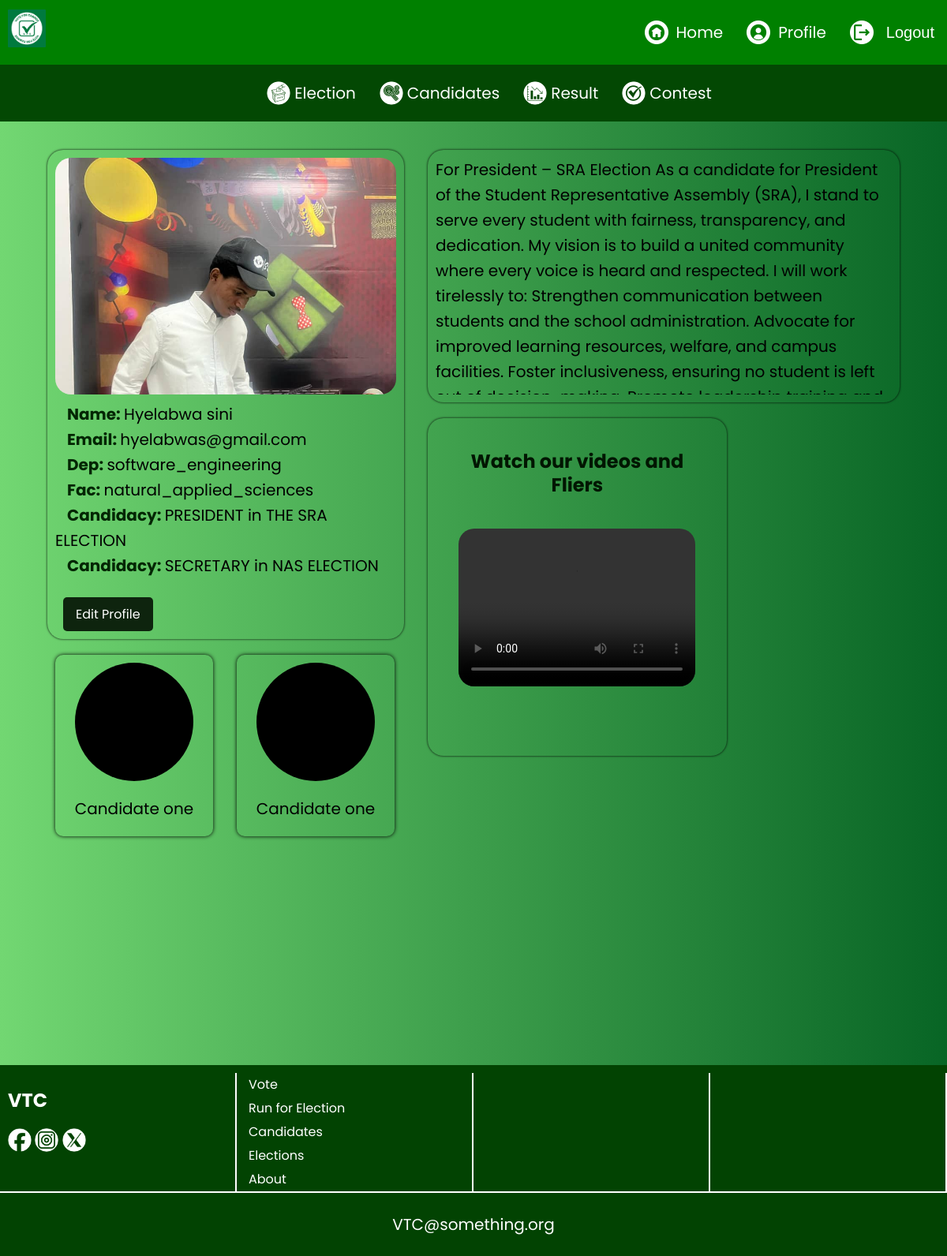
The page /VTC/profile/1 (signed in) on the database its author committed.
### votingApp/models.py (models this page shows, shortened)
class Candidacy(models.Model):
    candidate = models.ForeignKey(Candidate, on_delete=models.CASCADE)
    position = models.ForeignKey(Position, on_delete=models.CASCADE)
    election = models.ForeignKey(Election, on_delete=models.CASCADE, editable=False, null=True, blank=True)
    date_registered = models.DateField(auto_now_add=True)
    class Meta:
        constraints = [
            models.UniqueConstraint(
                fields=["candidate", "position"],
                name="candidacy_constraints"
            ),
            models.UniqueConstraint(
                fields=["candidate", "election"],
                name="election_constraints"
            )
        ]
        verbose_name="Candidacy"

class Candidate(models.Model):
    student = models.OneToOneField(Student, on_delete=models.CASCADE, related_name="candidate_profile")
    manifesto = models.TextField()
    image = models.ImageField(null=True, blank=True, upload_to="images/")
    video = models.FileField(null=True, blank=True, upload_to="videos/", validators=[validate_video])
    positions = models.ManyToManyField(Position, through="Candidacy")
    ig_url = models.CharField(max_length=500, blank=True, null=True)
    x_url = models.CharField(max_length=500, blank=True, null=True)
    snap_url = models.CharField(max_length=500, blank=True, null=True)

class Position(models.Model):
    election = models.ForeignKey(Election, on_delete=models.CASCADE, related_name="positions")
    title = models.CharField(max_length=200)

class Election(models.Model):
    title = models.CharField(max_length=200, verbose_name="Election Title")
    scope = models.CharField(max_length=500, choices=scope_list, default="school")
    department = models.CharField(max_length=100, null=True, blank=True, choices=Student.department_list)
    faculty = models.CharField(max_length=100, null=True, blank=True, choices=Student.faculty_list)
    description = models.TextField(blank=True, verbose_name="Description")
    start_date = models.DateTimeField(verbose_name="Start Date")
    end_date = models.DateTimeField(verbose_name="End Date")
    is_active = models.BooleanField(default=True, verbose_name="Is Active")
    class Meta:
        verbose_name = "Election"
        verbose_name_plural = "Elections"
        ordering = ["-start_date"]

### members/models.py (models this page shows, shortened)
class Student(AbstractUser):
    faculty_list = [
    ("education", "College of Education"),
    ("theology", "Ecclesiastical Faculty of Theology"),
    ("engineering", "Faculty of Engineering"),
    ("health_sciences", "Faculty of Health Sciences"),
    ("humanities", "Faculty of Humanities"),
    ("law", "Faculty of Law"),
    ("management_sciences", "Faculty of Management Sciences"),
    ("medical_sciences", "Faculty of Medical Sciences"),
    ("natural_applied_sciences", "Faculty of Natural & Applied Sciences"),
    ("pharmaceutical_sciences", "Faculty of Pharmaceutical Sciences"),
    ("social_sciences", "Faculty of Social Sciences"),
]
    department_list = [
        ("biology_education", "Biology Education"),
        ("business_education", "Business Education"),
        ("chemistry_education", "Chemistry Education"),
        ("computer_science_education", "Computer Science Education"),
        ("economics_education", "Economics Education"),
        ("educational_management", "Educational Management"),
        ("english_education", "English Education"),
        ("guidance_and_counseling", "Guidance And Counseling"),
        ("library_and_information_science", "Library And Information Science"),
        ("physics_education", "Physics Education"),
        ("religious_education", "Religious Education"),
        ("social_studies_education", "Social Studies Education"),
        ("sacred_theology", "Sacred Theology"),
        ("theology", "Theology"),
        ("beng_computer_engineering", "B.Eng Computer Engineering"),
        ("beng_electrical_electronic_engineering", "B.Eng Electrical & Electronic Engineering"),
        ("medical_laboratory_sciences", "Medical Laboratory Sciences"),
        ("nursing", "Nursing"),
        ("english_literary_studies", "English & Literary Studies"),
        ("history_international_relations", "History & International Relations"),
        ("philosophy", "Philosophy"),
        ("religious_studies", "Religious Studies"),
        ("sacred_philosophy", "Sacred Philosophy"),
        ("law", "Law"),
        ("public_international_law", "Public & International Law"),
        ("accounting", "Accounting"),
        ("banking_finance", "Banking & Finance"),
        ("business_administration", "Business Administration"),
        ("entrepreneurial_studies", "Entrepreneurial Studies"),
        ("marketing_advertising", "Marketing & Advertising"),
        ("public_administration", "Public Administration"),
        ("anatomy", "Anatomy"),
        ("medicine_and_surgery", "Medicine and Surgery"),
        ("physiology", "Physiology"),
        ("applied_mathematics", "Applied Mathematics"),
        ("applied_microbiology", "Applied Microbiology"),
        ("biochemistry", "Biochemistry"),
        ("botany", "Botany"),
        ("computer_science", "Computer Science"),
        ("industrial_chemistry", "Industrial Chemistry"),
        ("physics_electronics", "Physics with Electronics"),
        ("software_engineering", "Software Engineering"),
        ("zoology", "Zoology"),
        ("pharmacy", "Pharmacy"),
        ("economics", "Economics"),
        ("mass_communication", "Mass Communication"),
        ("peace_conflict_studies", "Peace and Conflict Studies"),
        ("political_science_diplomacy", "Political Science & Diplomacy"),
    ]
    department_map = {
    "education": [
        "biology_education", "business_education", "chemistry_education",
        "computer_science_education", "economics_education",
        "educational_management", "english_education",
        "guidance_and_counseling", "library_and_information_science",
        "physics_education", "religious_education", "social_studies_education",
    ],
    "theology": [
        "sacred_theology", "theology"
    ],
    "engineering": [
        "beng_computer_engineering", "beng_electrical_electronic_engineering",
    ],
    "health_sciences": [
        "medical_laboratory_sciences", "nursing",
    ],
    "humanities": [
        "english_literary_studies", "history_international_relations",
        "philosophy", "religious_studies", "sacred_philosophy",
    ],
    "law": ["law", "public_international_law"],
    "management_sciences": [
        "accounting", "banking_finance", "business_administration",
        "entrepreneurial_studies", "marketing_advertising",
        "public_administration",
    ],
    "medical_sciences": ["anatomy", "medicine_and_surgery", "physiology"],
    "natural_applied_sciences": [
        "applied_mathematics", "applied_microbiology", "biochemistry",
        "botany", "computer_science", "industrial_chemistry",
        "physics_electronics", "software_engineering", "zoology",
    ],
    "pharmaceutical_sciences": ["pharmacy"],
    "social_sciences": [
        "economics", "mass_communication", "peace_conflict_studies",
        "political_science_diplomacy",
    ],
}
    username = None
    name = models.CharField(max_length=200)
    email = models.EmailField(unique=True)
    department = models.CharField(max_length=200, choices=department_list)
    faculty = models.CharField(max_length=200, choices=faculty_list)
    matNo = models.CharField(max_length=100, unique=True)
    USERNAME_FIELD = "matNo"
    REQUIRED_FIELDS = ["name", "email", "department", "faculty"]
    objects=StudentManager()
    class Meta:
        verbose_name = "Student"
        verbose_name_plural = "Students"

### members/views.py (the view)
# urls.py: path("profile/<int:pk>", ProfileView.as_view(), name="profile"),
class ProfileView(DetailView):
    model = Student
    template_name = "registration/profile.html"
    context_object_name = "student"
    def get_context_data(self, **kwargs):
        context = super().get_context_data()
        student = self.object
        candidacy = (Candidacy.objects.filter(candidate__student=student))
        context["candidacy"] = candidacy
        return context

### members/templates/registration/profile.html (shortened to what this page needs)
{% extends "base.html" %}
    {% load static %}
    {% block content %}
<section class="profile-section">
    {% if user.is_authenticated %}
        <div class="p-g">
            <div class="personal-info">
                {% if candidacy %}
                    {% for cand in candidacy|slice:":1" %}
                            <img src="{{ cand.candidate.image.url }}" alt="profile-image">
                    {% endfor %}
                {% else %}
                    <img src="{% static 'images/blank-profile-picture-973460_1280.webp' %}" alt="profile-image">
                {% endif %}
                <span>Name:</span> <p>{{ student.name }}</p>
                <br>
                <span>Email:</span> <p>{{ student.email }}</p>
                <br>
                <span>Dep:</span> <p>{{ student.department }}</p>
                <br>
                <span>Fac:</span> <p>{{ student.faculty }}</p>
                <br>
                {% for cand in candidacy %}
                    {% if cand %}
                        <span>Candidacy:</span> <p>{{ cand.position.title }} in {{ cand.election.title }}</p>
                        <br>
                    {% endif %}
                {% endfor %}
                <br>
                    {% if request.user == student %}
                        <a href="{% url "edit-profile" student.pk %}" class="btn">Edit Profile</a>
                    {% endif %}
        </div>
        <div class="graphs-p">
            <div class="stat-p">
                <div class="Shape-p"></div>
                <p>Candidate one</p>
            </div>
            <div class="stat-p">
                <div class="Shape-p"></div>
                <p>Candidate one</p>
            </div>
        </div>
        </div>
        <div class="election-info">
            {% if candidacy %}
                {% for cand in candidacy|slice:":1" %}
                <div class="manifesto-wrapper">
                    <div class="manifesto">
                        <p>{{ cand.candidate.manifesto }}</p>
                    </div>
                </div>
                {% endfor %}
            {% endif %}
            {% if candidacy %}
            <div class="cv-scroll">
                <div class="cv-wrapper">
                        {% for cand in candidacy|slice:":1" %}
                            <div class="campaign-vids">
                                <h1>Watch our videos and Fliers</h1>
                                    {% if cand.candidate.video %}
                                    <div class="video">
                                        <video src="{{ cand.candidate.video.url }}" controls></video>
                                        <span>campaign video</span>
                                    </div>
                                    {% endif %}
                            </div>
                        {% endfor %}
                </div>
            </div>
            {% endif %}
        </div>
        {% else %}
      <div class="big-logo">
        <div class="b-logo">
          <h1 style="font-size: 60px; line-height: 3rem; "><strong>PLs Login before accessing the page</strong></h1>
        </div>
      </div>
    {% endif %}
    </section>
    {% endblock %}

### static/main.css (style rules this page uses)
body { margin: 0; min-width: 75rem; padding: 0; font-family:'Poppins', sans-serif; background-color: rgb(247, 252, 249); line-height: 1.875rem; }
a { text-decoration: none; color: white; }
h1 { text-align: center; color: rgb(1, 22, 1); }
p { font-size: 1.25rem; }
img { background-position: center center ; }
.btn { border: 0; border-radius: 0.312rem; background-color: rgb(14, 36, 14); color: white; text-align: center; }
.home-body { background: linear-gradient(90deg, rgb(114, 215, 114), rgb(8, 101, 37)); background-attachment: fixed; background-repeat: no-repeat; background-size: cover; }
.profile-section { margin: 170px auto; width: 90%; display: flex; justify-content: center; gap: 50px; line-height: 1.875rem; padding: 1.25rem; }
.profile-section p { display: inline; }
.profile-section span { font-size: 1.25rem; font-weight: bold; color: rgb(3, 38, 3); margin-left: 15px; }
.p-g { display: flex; flex-direction: column; width: 40%; }
.personal-info { box-shadow: 0 0 3px black; width: 100%; border-radius: 1.25rem; padding: 0.625rem; height: 600px; }
.personal-info a { padding: 10px 1rem; margin-left: 0.625rem; }
.personal-info img { height: 300px; width: 100%; border-radius: 1.25rem; object-fit: cover; object-position: 50% 30%; }
.election-info { max-width: 100%; }
.manifesto-wrapper { border-radius: 1.25rem; box-shadow: 0 0 3px black; padding: 0.625rem; height: 3 1.25rem; }
.manifesto { height: 300px; overflow-y: scroll; }
.cv-wrapper { height: 25rem; border-radius: 1.25rem; overflow-y: scroll; }
.cv-scroll { border-radius: 1.25rem; box-shadow: 0 0 3px black; padding: 0.625rem; height: 25.5rem; width: 60%; margin-top: 1.25rem; }
.campaign-vids { border-radius: 1.25rem; display: flex; flex-direction: column; align-items: center; padding: 0.625rem; }
.video { width: 300px; height: 200px; border-radius: 1.25rem; overflow: hidden; position: relative; margin-top: 1.25rem; }
.video video { position: absolute; top: 0; left: 0; width: 100%; height: 100%; object-fit: cover; }
.graphs-p { width: 100%; display: grid; grid-template-columns: repeat(4, 1fr); align-items: center; gap: 1.25rem; margin-bottom: 100px; margin-top: 1.25rem; }
.stat-p { margin-left: 0.625rem; box-shadow: 0 0 5px ; display: flex; flex-direction: column; justify-content: center; width: 200px; border-radius: 0.625rem; }
.stat-p p { text-align: center; }
.Shape-p { height: 150px; width: 150px; background-color: black; border-radius: 50%; display: flex; align-self: center; margin-top: 0.625rem; }

### rows shown on the page
Candidacy: candidate.image (picture), position "PRESIDENT", election "THE SRA ELECTION", candidate.manifesto "For President – SRA Election As a candidate for President of the Student Representative Assembly (SRA), I stand to serve every student with fairness, transparency, and dedication. My vision is to build a united community where every voice is heard and respected. I will work tirelessly to: Strengthen communication between students and the school administration. Advocate for improved learning resources, welfare, and campus facilities. Foster inclusiveness, ensuring no student is left…"
Student: name "Hyelabwa sini", email "hyelabwas@gmail.com", department "software_engineering", faculty "natural_applied_sciences"
Candidacy: position "SECRETARY", election "NAS ELECTION"
